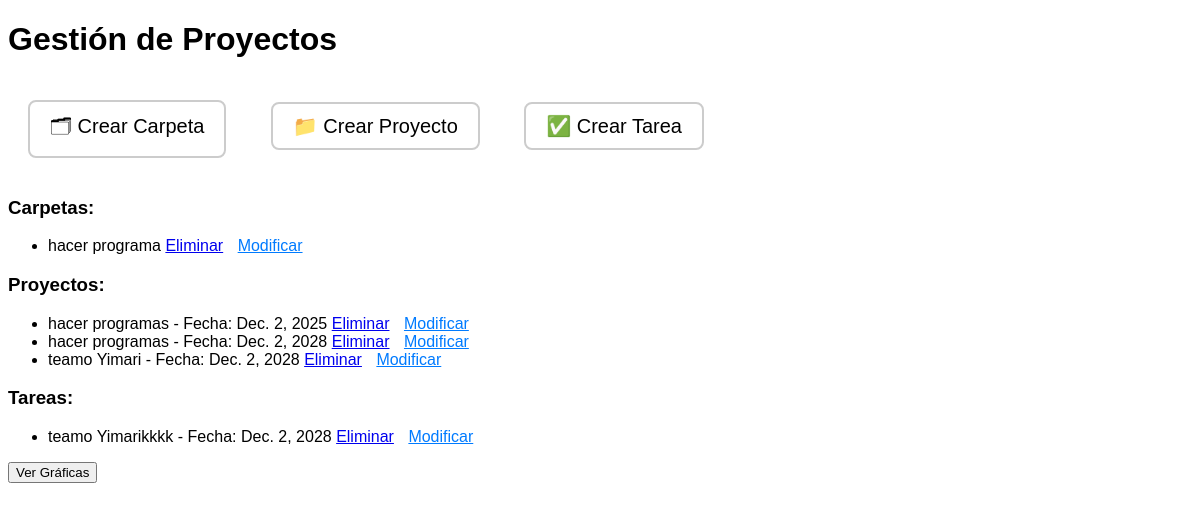
/dashboard/, run on the app's committed database.
### gestion/models.py (models this page shows, shortened)
class Carpeta(models.Model):
    ESTADO_CHOICES = [
        ('completado', 'Completado'),
        ('en_proceso', 'En Proceso'),
        ('pendiente', 'Pendiente'),
        ('retrasado', 'Retrasado'),
    ]
    titulo = models.CharField(max_length=100)
    estado = models.CharField(max_length=20, choices=ESTADO_CHOICES, default='pendiente')  # Agregar el campo de estado

class Proyecto(models.Model):
    ESTADO_CHOICES = [
        ('completado', 'Completado'),
        ('en_proceso', 'En Proceso'),
        ('pendiente', 'Pendiente'),
        ('retrasado', 'Retrasado'),
    ]
    titulo = models.CharField(max_length=100)
    fecha_limite = models.DateField()
    estado = models.CharField(max_length=20, choices=ESTADO_CHOICES, default='pendiente')  # Agregar el campo de estado

class Tarea(models.Model):
    ESTADO_CHOICES = [
        ('completado', 'Completado'),
        ('en_proceso', 'En Proceso'),
        ('pendiente', 'Pendiente'),
        ('retrasado', 'Retrasado'),
    ]
    titulo = models.CharField(max_length=100)
    fecha_limite = models.DateField()
    estado = models.CharField(max_length=20, choices=ESTADO_CHOICES, default='pendiente')  # Agregar el campo de estado

### gestion/views.py (the view, shortened to what this page needs)
# urls.py: path('dashboard/', views.dashboard, name='dashboard'),
def dashboard(request):
    carpetas = Carpeta.objects.all()
    proyectos = Proyecto.objects.all().order_by('fecha_limite')  # Ordenar proyectos por fecha más cercana
    tareas = Tarea.objects.all().order_by('fecha_limite')  # Ordenar tareas por fecha más cercana
    return render(request, 'dashboard.html', {
        'carpeta_form': CarpetaForm(),
        'proyecto_form': ProyectoForm(),
        'tarea_form': TareaForm(),
        'carpetas': carpetas,
        'proyectos': proyectos,
        'tareas': tareas
    })

### gestion/templates/dashboard.html (shortened to what this page needs)
<!DOCTYPE html>
<html lang="es">
<head>
</head>
<body>
    <h1>Gestión de Proyectos</h1>
    <a href="#modal-carpeta" class="icon">🗂 Crear Carpeta</a>
    <a href="#modal-proyecto" class="icon">📁 Crear Proyecto</a>
    <a href="#modal-tarea" class="icon">✅ Crear Tarea</a>
    <h3>Carpetas:</h3>
    <ul>
        {% for carpeta in carpetas %}
            <li>
                {{ carpeta.titulo }}
                <a href="{% url 'eliminar_item' 'carpeta' carpeta.id %}">Eliminar</a>
                <a href="{% url 'editar_item' 'carpeta' carpeta.id %}" class="options-button">Modificar</a>
            </li>
        {% endfor %}
    </ul>
    <h3>Proyectos:</h3>
    <ul>
        {% for proyecto in proyectos %}
            <li>
                {{ proyecto.titulo }} - Fecha: {{ proyecto.fecha_limite }}
                <a href="{% url 'eliminar_item' 'proyecto' proyecto.id %}">Eliminar</a>
                <a href="{% url 'editar_item' 'proyecto' proyecto.id %}" class="options-button">Modificar</a>
            </li>
        {% endfor %}
    </ul>
    <h3>Tareas:</h3>
    <ul>
        {% for tarea in tareas %}
            <li>
                {{ tarea.titulo }} - Fecha: {{ tarea.fecha_limite }}
                <a href="{% url 'eliminar_item' 'tarea' tarea.id %}">Eliminar</a>
                <a href="{% url 'editar_item' 'tarea' tarea.id %}" class="options-button">Modificar</a>
            </li>
        {% endfor %}
    </ul>
    <div>
        <a href="{% url 'graficas' %}">
            <button>Ver Gráficas</button>
        </a>
    </div>
</body>
</html>

### gestion/templates/dashboard.html (style rules this page uses)
body { font-family: Arial, sans-serif; }
.icon { cursor: pointer; margin: 20px; display: inline-block; font-size: 20px; text-decoration: none; color: black; border: 2px solid #ccc; padding: 10px 20px; border-radius: 8px; }
.options-button { cursor: pointer; color: #007BFF; text-decoration: underline; margin-left: 10px; }

### data on the page
Carpeta: titulo "hacer programa"
Proyecto: titulo "hacer programas", fecha_limite "Dec. 2, 2025"
Proyecto: titulo "hacer programas", fecha_limite "Dec. 2, 2028"
Proyecto: titulo "teamo Yimari", fecha_limite "Dec. 2, 2028"
Tarea: titulo "teamo Yimarikkkk", fecha_limite "Dec. 2, 2028"
